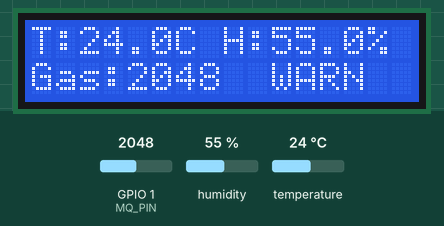
This sketch was run on a simulated ESP32-S3. Parts: 16×2 character LCD. Inputs (shaded band) come from the test bench; at power-on: GPIO 1 (MQ_PIN) = 2048, humidity 55 %, temperature 24 °C. WiFi joins after 1.5 s; servers stay silent unless stated; uploads are accepted with an empty reply; what the sketch prints to the serial monitor is not drawn.

Above: at 5.8 s.
5.9 s: GPIO 1 (MQ_PIN) set to 2540
At 7.2 s:
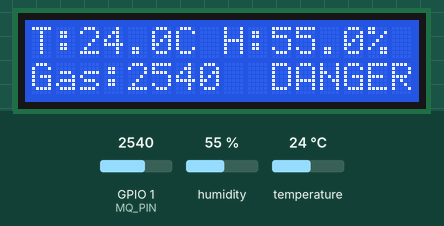
12.2 s: GPIO 1 (MQ_PIN) set to 2432
At 15.6 s:
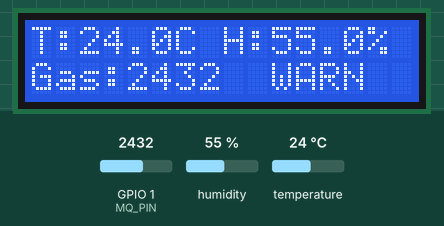
16.0 s: GPIO 1 (MQ_PIN) set to 1063
At 17.2 s:
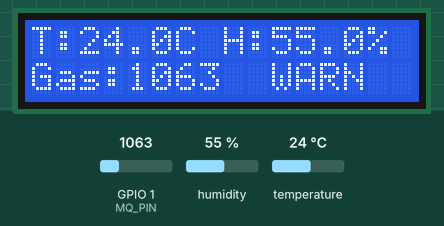
18.9 s: GPIO 1 (MQ_PIN) set to 943
At 21.5 s:
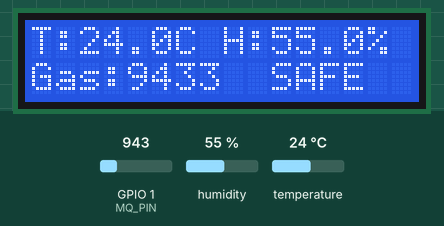
24.3 s: humidity set to 22 %
At 27.1 s:
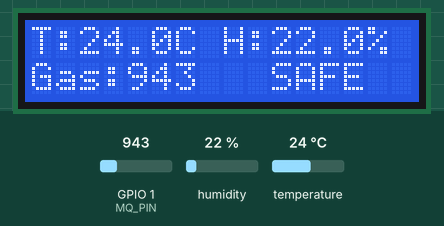
27.9 s: temperature set to 12 °C
At 29.9 s:
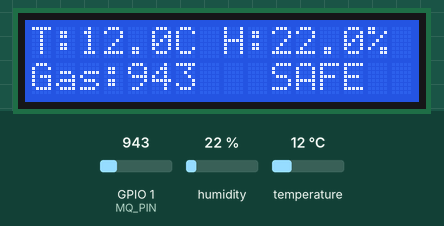
Timing chart, 0 to 31.4 s (numbered marks = the images above; inputs shaded):
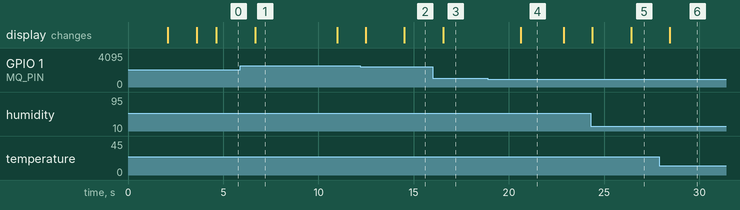

The sketch:

sketch.ino
```cpp
#include <Wire.h>
#include <WiFi.h>
#include <WiFiClientSecure.h>
#include <HTTPClient.h>
#include <LiquidCrystal_I2C.h>
#include <DHT.h>

// Pin definitions
#define MQ_PIN    1    // MQ-5 analog pin
#define DHT_PIN   11   // DHT22 data pin
#define DHT_TYPE  DHT22

// WiFi
const char* WIFI_SSID = "Wokwi-GUEST";
const char* WIFI_PASS = "";

// InfluxDB Cloud
const char* INFLUX_URL    = "https://us-east-1-1.aws.cloud2.influxdata.com";
const char* INFLUX_ORG    = "cef08b8524e7b3e0";
const char* INFLUX_BUCKET = "iot_project";
const char* INFLUX_TOKEN  = "zaMUgIH7OrQkY3LcdLQrktumhbxU0aKqVKzwBP-FcMUc63Kb7C3ySmjL9ULTjUWIdi4pizvOjvrs2VbMy_KqlA==";

// Components
LiquidCrystal_I2C lcd(0x27, 16, 2);
DHT dht(DHT_PIN, DHT_TYPE);

const unsigned long SEND_INTERVAL_MS = 10000;
unsigned long lastSend = 0;

void connectWiFi() {
  Serial.print("Connecting to WiFi");
  WiFi.begin(WIFI_SSID, WIFI_PASS);
  while (WiFi.status() != WL_CONNECTED) {
    delay(500);
    Serial.print(".");
  }
  Serial.println("\nWiFi connected, IP: " + WiFi.localIP().toString());
}

bool sendToInfluxDB(float temp, float humidity, int gasValue) {
  // InfluxDB line protocol: measurement,tags fields
  String line = "environment,device=esp32,location=lab ";
  line += "temperature=" + String(temp, 2);
  line += ",humidity=" + String(humidity, 2);
  line += ",gas=" + String(gasValue);

  String url = String(INFLUX_URL) + "/api/v2/write?org=" + INFLUX_ORG +
               "&bucket=" + INFLUX_BUCKET + "&precision=s";

  WiFiClientSecure client;
  client.setInsecure();

  HTTPClient http;
  http.begin(client, url);
  http.addHeader("Authorization", String("Token ") + INFLUX_TOKEN);
  http.addHeader("Content-Type", "text/plain; charset=utf-8");

  int code = http.POST(line);
  http.end();

  if (code == 204) {
    Serial.println("InfluxDB write OK: " + line);
    return true;
  }
  Serial.printf("InfluxDB write FAILED, HTTP %d\n", code);
  return false;
}

void setup() {
  Serial.begin(115200);

  // Start LCD
  lcd.init();
  lcd.backlight();
  lcd.setCursor(0, 0);
  lcd.print("System Starting");
  delay(2000);
  lcd.clear();

  // Start DHT
  dht.begin();

  // Connect WiFi
  lcd.print("Connecting WiFi");
  connectWiFi();
  lcd.clear();
  lcd.print("WiFi OK");
  delay(1000);
  lcd.clear();
}

void loop() {
  // Read DHT22
  float temp = dht.readTemperature();
  float humidity = dht.readHumidity();

  // Read MQ-5
  int gasValue = analogRead(MQ_PIN);

  // Check for bad DHT reading
  if (isnan(temp) || isnan(humidity)) {
    lcd.setCursor(0, 0);
    lcd.print("DHT Error!      ");
    delay(2000);
    return;
  }

  // Display temperature and humidity on line 1
  lcd.setCursor(0, 0);
  lcd.print("T:");
  lcd.print(temp, 1);
  lcd.print("C H:");
  lcd.print(humidity, 1);
  lcd.print("%");

  // Display gas level on line 2
  lcd.setCursor(0, 1);
  lcd.print("Gas:");
  lcd.print(gasValue);

  // Gas safety alert
  if (gasValue > 2500) {
    lcd.setCursor(10, 1);
    lcd.print("DANGER");
  } else if (gasValue > 1000) {
    lcd.setCursor(10, 1);
    lcd.print("WARN  ");
  } else {
    lcd.setCursor(10, 1);
    lcd.print("SAFE  ");
  }

  // Print to serial monitor too
  Serial.print("Temp: "); Serial.print(temp);
  Serial.print(" Humidity: "); Serial.print(humidity);
  Serial.print(" Gas: "); Serial.println(gasValue);

  // Cloud upload every 10 s
  if (millis() - lastSend >= SEND_INTERVAL_MS) {
    lastSend = millis();
    if (WiFi.status() != WL_CONNECTED) connectWiFi();

    bool ok = sendToInfluxDB(temp, humidity, gasValue);

    // Show upload status on the LCD (matches physical prototype behaviour)
    lcd.clear();
    lcd.setCursor(0, 0);
    if (ok) {
      lcd.print("Upload Success");
      lcd.setCursor(0, 1);
      lcd.print("Cloud Updated");
    } else {
      lcd.print("Upload Failed");
      lcd.setCursor(0, 1);
      lcd.print("Check WiFi/DB");
    }
    delay(1500);   // let the message be visible
    lcd.clear();   // next loop pass redraws the readings
  }

  delay(2000);
}
```

Measured:
- the behaviour switches between 2501 and 2500 on GPIO 1 (MQ_PIN) (found by bisection; images 1 and 2)
- the behaviour switches between 1001 and 1000 on GPIO 1 (MQ_PIN) (found by bisection; images 3 and 4)
- after the input at 5.9 s, the display: changes after 0.78 s (image 1)
- after the input at 12.2 s, the display: first differs from a run without the input after 2.3 s (image 2)
- after the input at 16.0 s, the display: changes after 0.55 s (image 3)
- after the input at 18.9 s, the display: changes after 1.7 s (image 4)
- after the input at 27.9 s, the display: changes after 0.55 s (image 6)
